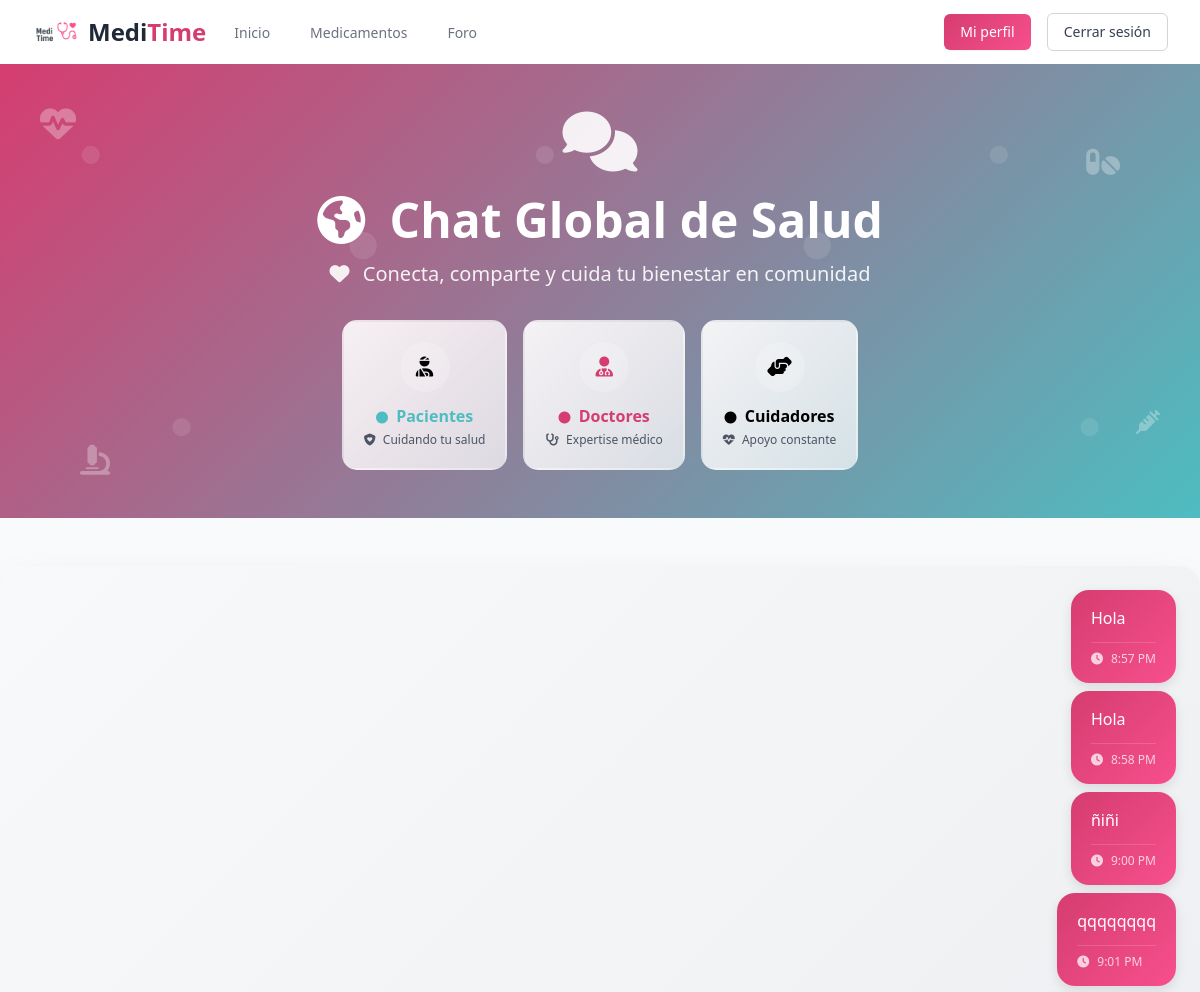
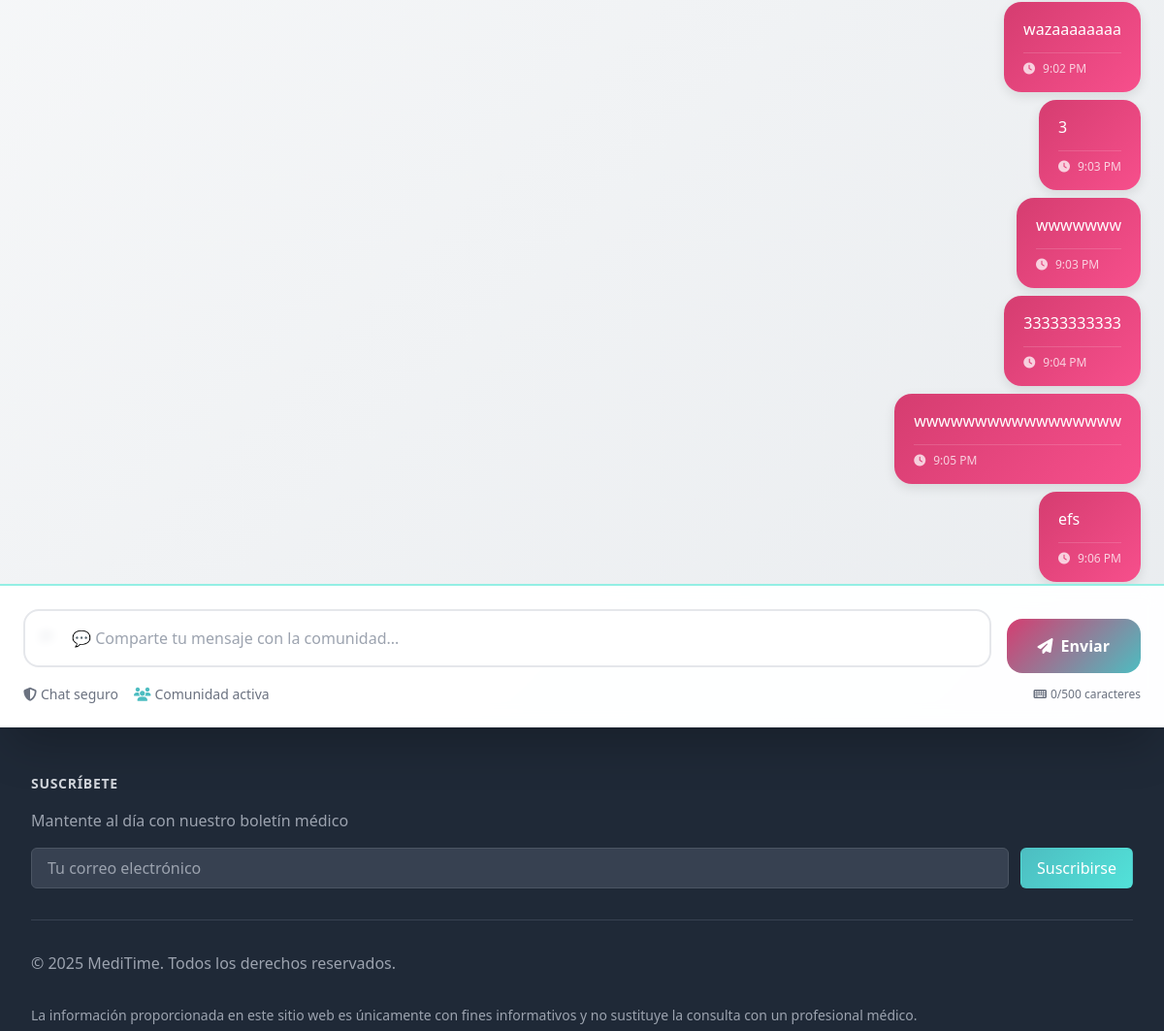
/blog (signed in), run on the app's committed database (2 pictures, top to bottom).
### tables this page shows
CREATE TABLE Mensajes(
            id INTEGER PRIMARY KEY AUTOINCREMENT,
            contenido TEXT NOT NULL,
            usuario_id INTEGER NOT NULL,
            hora_envio DATETIME DEFAULT (datetime('now', '-6 hours')),
            FOREIGN KEY(usuario_id) REFERENCES Usuarios(Id)
        );

### server.py (the view)
@app.route('/blog')
def blog():
    if 'user_id' not in session:
        return redirect('/login')  # Redirigir al login si no está autenticado
    messages = my_db.get_all_messages()
    return render_template('blog.html', messages=messages)

### database.py (called while the page is built)
    def _get_connection(self):
        if not hasattr(self._local, 'connection'):
            print(f"Creando conexión para hilo: {threading.current_thread().ident}")
            self._local.connection = sqlite3.connect('database.db')
        return self._local.connection

    def _get_cursor(self):
        return self._get_connection().cursor()

    def get_all_messages(self):
        cursor = self._get_cursor()
        query = """
            SELECT m.id, m.contenido, u.Username, u.Type, m.hora_envio, u.Id as usuario_id
            FROM Mensajes m
            INNER JOIN Usuarios u ON m.usuario_id = u.Id
            ORDER BY m.hora_envio ASC
        """
        cursor.execute(query)
        messages = cursor.fetchall()
        return [
            {
                'id': msg[0],
                'contenido': msg[1],
                'username': msg[2],
                'tipo_usuario': msg[3],
                'hora_envio': msg[4],
                'usuario_id': msg[5]
            }
            for msg in messages
        ]

### templates/blog.html (shortened to what this page needs)
{% extends 'template.html' %}
{% block extra_css %}
<script src="https://cdn.tailwindcss.com"></script>
<link href="https://cdnjs.cloudflare.com/ajax/libs/font-awesome/6.4.0/css/all.min.css" rel="stylesheet">
<link rel="stylesheet" href="{{ url_for('static', filename='css/blog.css') }}">
{% endblock %}
{% block content %}
<body class="bg-gray-50">
    <div class="header-container relative py-12">
        <div class="container mx-auto px-4 relative z-10">
            <div class="text-center">
                <div class="mb-6">
                    <i class="fas fa-comments text-6xl text-white opacity-90 pulse-icon"></i>
                </div>
                <h1 class="text-4xl md:text-5xl font-bold text-white mb-4">
                    <i class="fas fa-globe-americas mr-3"></i>
                    Chat Global de Salud
                </h1>
                <p class="text-xl text-white opacity-90 mb-8">
                    <i class="fas fa-heart mr-2"></i>
                    Conecta, comparte y cuida tu bienestar en comunidad
                </p>
                <div class="flex justify-center gap-4 flex-wrap max-w-4xl mx-auto">
                    <div class="stats-card">
                        <div class="icon-bg mx-auto mb-3">
                            <i class="fas fa-user-injured text-info text-xl"></i>
                        </div>
                        <div class="text-secondary font-bold">
                            <i class="fas fa-circle text-xs mr-1"></i>
                            Pacientes
                        </div>
                        <p class="text-xs text-gray-600 mt-1">
                            <i class="fas fa-shield-heart mr-1"></i>
                            Cuidando tu salud
                        </p>
                    </div>
                    <div class="stats-card">
                        <div class="icon-bg mx-auto mb-3">
                            <i class="fas fa-user-md text-primary text-xl"></i>
                        </div>
                        <div class="text-primary font-bold">
                            <i class="fas fa-circle text-xs mr-1"></i>
                            Doctores
                        </div>
                        <p class="text-xs text-gray-600 mt-1">
                            <i class="fas fa-stethoscope mr-1"></i>
                            Expertise médico
                        </p>
                    </div>
                    <div class="stats-card">
                        <div class="icon-bg mx-auto mb-3">
                            <i class="fas fa-hands-helping text-success text-xl"></i>
                        </div>
                        <div class="text-success font-bold">
                            <i class="fas fa-circle text-xs mr-1"></i>
                            Cuidadores
                        </div>
                        <p class="text-xs text-gray-600 mt-1">
                            <i class="fas fa-heart-pulse mr-1"></i>
                            Apoyo constante
                        </p>
                    </div>
                </div>
            </div>
        </div>
        <div class="floating-icon top-10 left-10">
            <i class="fas fa-heartbeat text-4xl text-white"></i>
        </div>
        <div class="floating-icon top-20 right-20" style="animation-delay: 1s;">
            <i class="fas fa-pills text-3xl text-white"></i>
        </div>
        <div class="floating-icon bottom-10 left-20" style="animation-delay: 2s;">
            <i class="fas fa-microscope text-3xl text-white"></i>
        </div>
        <div class="floating-icon bottom-20 right-10" style="animation-delay: 0.5s;">
            <i class="fas fa-syringe text-2xl text-white"></i>
        </div>
    </div>
    <br><br>
    <div class="w-full mx-auto chat-container shadow-2xl">
        <div id="chat-messages" class="h-[50vh] overflow-y-scroll p-6 relative">
            {% for message in messages %}
           <div
    class="mb-2 flex {% if message.usuario_id == session['user_id'] %}justify-end{% else %}justify-start{% endif %}">
    <div class="max-w-md lg:max-w-lg">
        <div class="message-bubble
            {% if message.usuario_id == session['user_id'] %}
                message-sent
            {% endif %}">
            <div class="flex items-start gap-2">
                <p class="flex-1">{{ message.contenido }}</p>
            </div>
            <div class="flex items-center justify-between mt-3 pt-2 border-t border-white/20 text-xs opacity-75">
                <div class="flex items-center gap-2">
                    <i class="fas fa-clock"></i>
                    <span>
                        {{
                        (
                        message.hora_envio.split(' ')[1].split(':')[0]|int % 12 if
                        message.hora_envio.split(' ')[1].split(':')[0]|int % 12 != 0 else 12
                        ) ~ ':' ~
                        message.hora_envio.split(' ')[1].split(':')[1]
                        ~ ' ' ~
                        ('AM' if message.hora_envio.split(' ')[1].split(':')[0]|int < 12 else 'PM' ) }}
                    </span>
                </div>
            </div>
        </div>
    </div>
</div>
            {% endfor %}
        </div>
        <div class="chat-input-container p-6">
            <form id="message-form">
                <div class="flex gap-4 items-end">
                    <div class="flex-1 relative">
                        <div class="absolute left-4 top-4 text-gray-400">
                        </div>
                        <textarea id="message-input" placeholder="💬 Comparte tu mensaje con la comunidad..."
                            maxlength="500" rows="1"
                            class="w-full pl-12 pr-4 py-4 border-2 border-gray-200 rounded-2xl focus:outline-none focus:ring-4 focus:ring-secondary/20 focus:border-secondary resize-none transition-all duration-300 bg-white/90 backdrop-blur-sm"
                            required></textarea>
                    </div>
                    <button type="submit"
                        class="px-8 py-4 bg-gradient-main text-white rounded-2xl hover-shadow focus:outline-none focus:ring-4 focus:ring-primary/20 font-bold transition-all duration-300 flex items-center gap-2">
                        <i class="fas fa-paper-plane"></i>
                        <span class="hidden sm:inline">Enviar</span>
                    </button>
                </div>
                <div class="flex items-center justify-between mt-3">
                    <div class="flex items-center gap-4 text-sm text-gray-500">
                        <span class="flex items-center gap-1">
                            <i class="fas fa-shield-alt text-success"></i>
                            Chat seguro
                        </span>
                        <span class="flex items-center gap-1">
                            <i class="fas fa-users text-secondary"></i>
                            Comunidad activa
                        </span>
                    </div>
                    <div class="text-xs text-gray-500 flex items-center gap-1" id="char-counter">
                        <i class="fas fa-keyboard"></i>
                        <span>0/500 caracteres</span>
                    </div>
                </div>
            </form>
        </div>
    </div>
</body>
{% endblock %}

### static/css/template.css (style rules this page uses)
:root { --primary: #d53d70; --primary-light: #f74f8c; --secondary: #4dbdc1; --secondary-light: #52e2d9; --secondary-lighter: #93efe4; }
body { font-family: 'Segoe UI', Tahoma, Geneva, Verdana, sans-serif; background-color: #f9fafb; }
.text-primary { color: var(--primary); }
.text-secondary { color: var(--secondary); }

### static/css/blog.css (style rules this page uses)
:root { --primary: #d53d70; --primary-light: #f74f8c; --primary-dark: #b8335c; --secondary: #4dbdc1; --secondary-light: #52e2d9; --secondary-lighter: #93efe4; --secondary-dark: #3da8ac; --accent: #f39c12; --accent-light: #f4d03f; --success: #27ae60; --warning: #e74c3c; --info: #3498db; --dark: #2c3e50; --light: #ecf0f1; }
.bg-gradient-main { background: linear-gradient(135deg, var(--primary), var(--secondary)); }
.text-primary { color: var(--primary); }
.text-secondary { color: var(--secondary); }
.icon-bg { background: rgba(255, 255, 255, 0.2); backdrop-filter: blur(10px); border-radius: 50%; width: 50px; height: 50px; display: flex; align-items: center; justify-content: center; }
.message-bubble { position: relative; border-radius: 18px; padding: 16px 20px; box-shadow: 0 4px 12px rgba(0, 0, 0, 0.1); transition: all 0.3s ease; }
.message-sent { background: linear-gradient(135deg, var(--primary), var(--primary-light)); color: white; }
.floating-icon { position: absolute; animation: float 3s ease-in-out infinite; opacity: 0.3; }
.pulse-icon { animation: pulse 2s infinite; }
.header-container { background: linear-gradient(135deg, var(--primary), var(--secondary)); position: relative; overflow: hidden; }
.header-container::before { content: ''; position: absolute; top: 0; left: 0; right: 0; bottom: 0; }
.chat-container { background: linear-gradient(135deg, #f8f9fa, #e9ecef); border-radius: 20px 20px 0 0; position: relative; overflow: hidden; }
.chat-input-container { background: rgba(255, 255, 255, 0.95); backdrop-filter: blur(10px); border-top: 2px solid var(--secondary-lighter); }
.stats-card { background: linear-gradient(135deg, rgba(255, 255, 255, 0.9), rgba(255, 255, 255, 0.7)); border-radius: 15px; padding: 20px; text-align: center; border: 2px solid transparent; transition: all 0.3s ease; }

### data on the page
Mensajes: contenido "Hola", hora_envio "8:57 PM"
Mensajes: contenido "Hola", hora_envio "8:58 PM"
Mensajes: contenido "ñiñi", hora_envio "9:00 PM"
Mensajes: contenido "qqqqqqqq", hora_envio "9:01 PM"
Mensajes: contenido "wazaaaaaaaa", hora_envio "9:02 PM"
Mensajes: contenido "3", hora_envio "9:03 PM"
Mensajes: contenido "wwwwwww", hora_envio "9:03 PM"
Mensajes: contenido "33333333333", hora_envio "9:04 PM"
Mensajes: contenido "wwwwwwwwwwwwwwwww", hora_envio "9:05 PM"
Mensajes: contenido "efs", hora_envio "9:06 PM"
